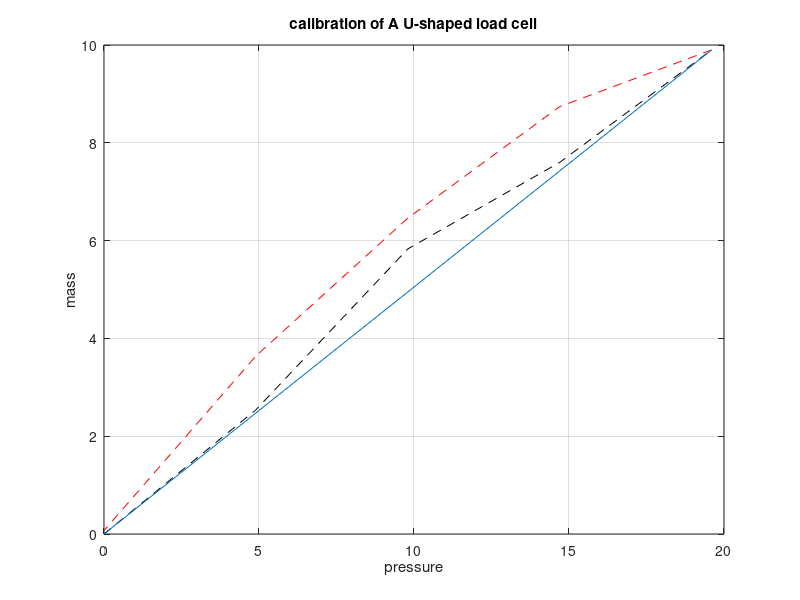

This figure's MATLAB source:
%measurment exp2

p1=[0 4.9 9.8 14.7 19.6];
p2=[19.6 14.7 9.8 4.9 0];
x1=[0 2.54 5.83 7.60 9.90 ];
x2=[9.90 8.74 6.46 3.64 0.07];
y=[0 9.90];
x=[0 19.6]

plot(p1,x1,'--k',p2,x2,'--r')
hold
plot(x,y)
xlabel('pressure')
ylabel('mass')
title('calibration of A U-shaped load cell')
grid on 
